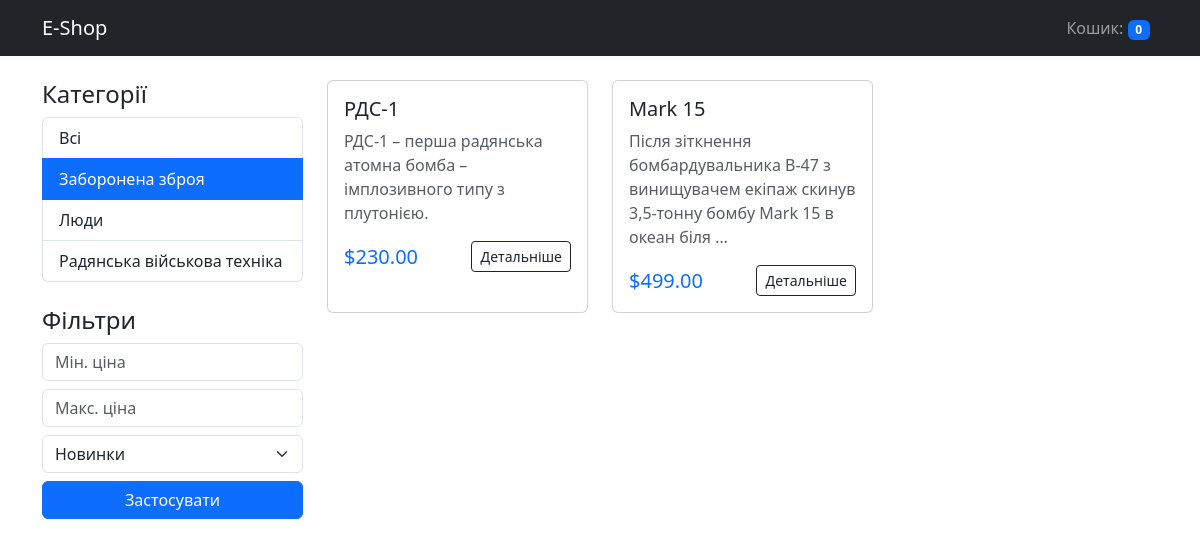
Page /zaboronena-zbroya/ on the committed database.
### shop/models.py (models this page shows, shortened)
class Category(models.Model):
    name = models.CharField(max_length=200, db_index=True)
    slug = models.SlugField(max_length=200, unique=True)
    class Meta:
        verbose_name = "Категорія"
        verbose_name_plural = "Категорії"

class Product(models.Model):
    category = models.ForeignKey(
        Category,
        related_name="products",
        on_delete=models.CASCADE
    )
    name = models.CharField(max_length=200, db_index=True)
    slug = models.SlugField(max_length=200, db_index=True)
    description = models.TextField(blank=True)
    price = models.DecimalField(max_digits=10, decimal_places=2)
    available = models.BooleanField(default=True)
    created = models.DateTimeField(auto_now_add=True)
    updated = models.DateTimeField(auto_now=True)
    class Meta:
        verbose_name = "Товар"
        verbose_name_plural = "Товари"
        ordering = ("-created",)

### shop/views.py (the view)
# urls.py: path("", views.product_list, name="product_list"),
def product_list(request, category_slug=None):
    category = None
    categories = Category.objects.all()
    products = Product.objects.filter(available=True)
    if category_slug:
        category = get_object_or_404(Category, slug=category_slug)
        products = products.filter(category=category)
    min_p = request.GET.get("min_price")
    max_p = request.GET.get("max_price")
    if min_p:
        products = products.filter(price__gte=min_p)
    if max_p:
        products = products.filter(price__lte=max_p)
    sort = request.GET.get("sort")
    sort_mapping = {
        "price_asc": "price",
        "price_desc": "-price",
        "newest": "-created",
        "oldest": "created",
    }
    if sort in sort_mapping:
        products = products.order_by(sort_mapping[sort])
    return render(
        request,
        "shop/product/list.html",
        {
            "category": category,
            "categories": categories,
            "products": products,
            "current_sort": sort,
        },
    )

### shop/cart.py (called while the page is built)
    def __len__(self):
        return sum(item["quantity"] for item in self.cart.values())

### shop/context_processors.py (called while the page is built)
def cart(request):
    return {"cart": Cart(request)}

### templates/shop/product/list.html (shortened to what this page needs)
{% extends "base.html" %}
{% block content %}
<div class="row">
    <div class="col-md-3">
        <h4>Категорії</h4>
        <div class="list-group mb-4">
            <a href="{% url 'shop:product_list' %}" class="list-group-item list-group-item-action {% if not category %}active{% endif %}">Всі</a>
            {% for c in categories %}
                <a href="{% url 'shop:product_list_by_category' c.slug %}"
                   class="list-group-item list-group-item-action {% if category.slug == c.slug %}active{% endif %}">
                    {{ c.name }}
                </a>
            {% endfor %}
        </div>
        <h4>Фільтри</h4>
        <form method="get" class="mb-4">
            <div class="mb-2">
                <input type="number" name="min_price" name="min_price" placeholder="Мін. ціна" class="form-control" value="{{ request.GET.min_price }}">
            </div>
            <div class="mb-2">
                <input type="number" name="max_price" name="max_price" placeholder="Макс. ціна" class="form-control" value="{{ request.GET.max_price }}">
            </div>
            <select name="sort" class="form-select mb-2">
                <option value="newest" {% if current_sort == 'newest' %}selected{% endif %}>Новинки</option>
            </select>
            <button type="submit" class="btn btn-primary w-100">Застосувати</button>
        </form>
    </div>
    <div class="col-md-9">
        <div class="row row-cols-1 row-cols-md-3 g-4">
            {% for product in products %}
                <div class="col">
                    <div class="card product-card">
                        <div class="card-body">
                            <h5 class="card-title">
                                <a href="{% url 'shop:product_detail' product.id product.slug %}" class="text-decoration-none text-dark">
                                    {{ product.name }}
                                </a>
                            </h5>
                            <p class="card-text text-muted">{{ product.description|truncatewords:15 }}</p>
                            <div class="d-flex justify-content-between align-items-center">
                                <span class="h5 mb-0 text-primary">${{ product.price }}</span>
                                <a href="{% url 'shop:product_detail' product.id product.slug %}" class="btn btn-sm btn-outline-dark">Детальніше</a>
                            </div>
                        </div>
                    </div>
                </div>
            {% empty %}
                <div class="col-12 text-center mt-5">
                    <h3>Товарів не знайдено</h3>
                </div>
            {% endfor %}
        </div>
    </div>
</div>
{% endblock %}

### templates/base.html (style rules this page uses)
.product-card { height: 100%; transition: 0.3s; }

### rows in the picture
Category: name "Заборонена зброя"
Category: name "Люди"
Category: name "Радянська військова техніка"
Product: name "РДС-1", description "РДС-1 – перша радянська атомна бомба – імплозивного типу з плутонією.", price "230.00"
Product: name "Mark 15", description "Після зіткнення бомбардувальника B-47 з винищувачем екіпаж скинув 3,5-тонну бомбу Mark 15 в океан біля …", price "499.00"
